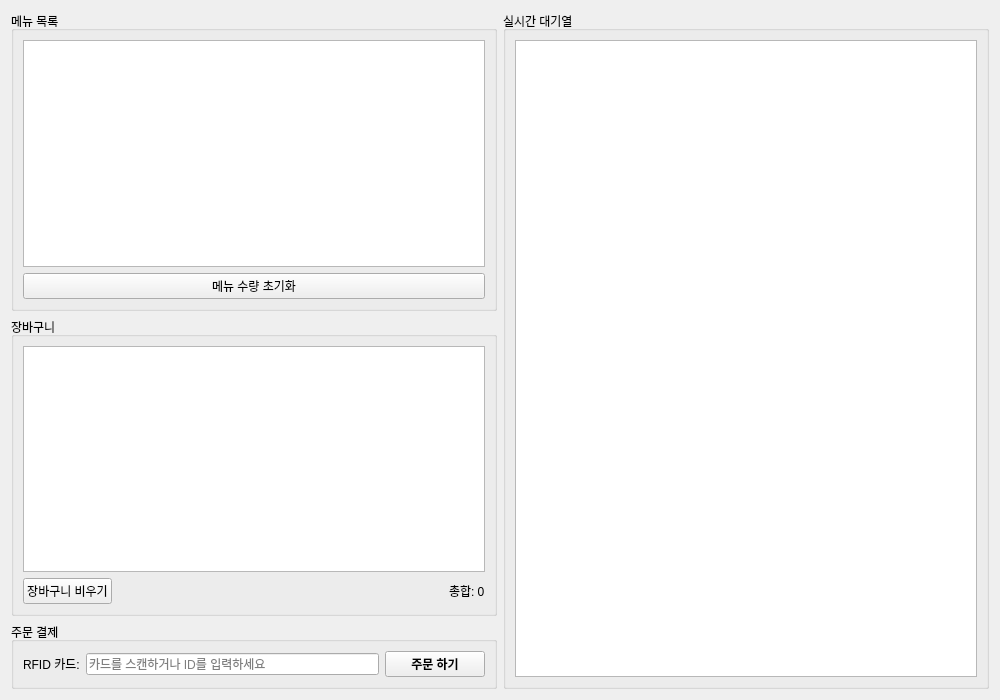
<?xml version="1.0" encoding="UTF-8"?>
<ui version="4.0">
 <class>OrderScreen</class>
 <widget class="QWidget" name="OrderScreen">
  <property name="geometry">
   <rect>
    <x>0</x>
    <y>0</y>
    <width>1000</width>
    <height>700</height>
   </rect>
  </property>
  <property name="windowTitle">
   <string>손님 주문 화면</string>
  </property>
  <layout class="QHBoxLayout" name="horizontalLayout_main">
   <item>
    <layout class="QVBoxLayout" name="verticalLayout_left">
     <item>
      <widget class="QGroupBox" name="groupBox_menu">
       <property name="title">
        <string>메뉴 목록</string>
       </property>
       <layout class="QVBoxLayout" name="verticalLayout_menu">
        <item>
         <widget class="QTableWidget" name="menuTable">
          <property name="selectionMode">
           <enum>QAbstractItemView::SingleSelection</enum>
          </property>
          <property name="selectionBehavior">
           <enum>QAbstractItemView::SelectItems</enum>
          </property>
         </widget>
        </item>
        <item>
         <widget class="QPushButton" name="btnReloadMenu">
          <property name="text">
           <string>메뉴 수량 초기화</string>
          </property>
         </widget>
        </item>
       </layout>
      </widget>
     </item>
    <item>
     <widget class="QGroupBox" name="groupBox_cart">
      <property name="title">
       <string>장바구니</string>
      </property>
      <layout class="QVBoxLayout" name="verticalLayout_cart">
       <item>
        <widget class="QTableWidget" name="cartTable">
        <property name="selectionMode">
         <enum>QAbstractItemView::SingleSelection</enum>
        </property>
        <property name="selectionBehavior">
         <enum>QAbstractItemView::SelectRows</enum>
        </property>
        </widget>
       </item>
       <item>
        <layout class="QHBoxLayout" name="horizontalLayout_cart_control">
        
        <item>
         <widget class="QPushButton" name="btnClearCart">
          <property name="text">
           <string>장바구니 비우기</string>
          </property>
         </widget>
        </item>
          <item>
           <spacer name="horizontalSpacer_cart">
            <property name="orientation">
             <enum>Qt::Horizontal</enum>
            </property>
            <property name="sizeHint" stdset="0">
             <size>
              <width>40</width>
              <height>20</height>
             </size>
            </property>
           </spacer>
          </item>
        <item>
         <widget class="QLabel" name="lblTotal">
          <property name="text">
           <string>총합: 0</string>
          </property>
         </widget>
        </item>
        </layout>
       </item>
      </layout>
     </widget>
    </item>
    <item>
     <widget class="QGroupBox" name="groupBox_order">
       <property name="maximumSize">
        <size>
         <width>16777215</width>
         <height>100</height>
        </size>
       </property>
       <property name="title">
        <string>주문 결제</string>
       </property>
       <layout class="QHBoxLayout" name="horizontalLayout_order">
        <item>
         <widget class="QLabel" name="label_rfid">
          <property name="text">
           <string>RFID 카드:</string>
          </property>
         </widget>
        </item>
        <item>
         <widget class="QLineEdit" name="txtRfid">
          <property name="placeholderText">
           <string>카드를 스캔하거나 ID를 입력하세요</string>
          </property>
         </widget>
        </item>
        <item>
         <widget class="QPushButton" name="btnOrder">
          <property name="minimumSize">
           <size>
            <width>100</width>
            <height>0</height>
           </size>
          </property>
          <property name="font">
           <font>
            <bold>true</bold>
           </font>
          </property>
          <property name="text">
           <string>주문 하기</string>
          </property>
         </widget>
        </item>
       </layout>
      </widget>
     </item>
    </layout>
   </item>
   <item>
    <widget class="QGroupBox" name="groupBox_queue">
     <property name="title">
      <string>실시간 대기열</string>
     </property>
     <layout class="QVBoxLayout" name="verticalLayout_queue">
      <item>
       <widget class="QTableWidget" name="queueTable">
        <property name="editTriggers">
         <set>QAbstractItemView::NoEditTriggers</set>
        </property>
        <property name="selectionMode">
         <enum>QAbstractItemView::NoSelection</enum>
        </property>
        <property name="selectionBehavior">
         <enum>QAbstractItemView::SelectRows</enum>
        </property>
       </widget>
      </item>
     </layout>
    </widget>
   </item>
  </layout>
 </widget>
 <resources/>
 <connections/>
</ui>
